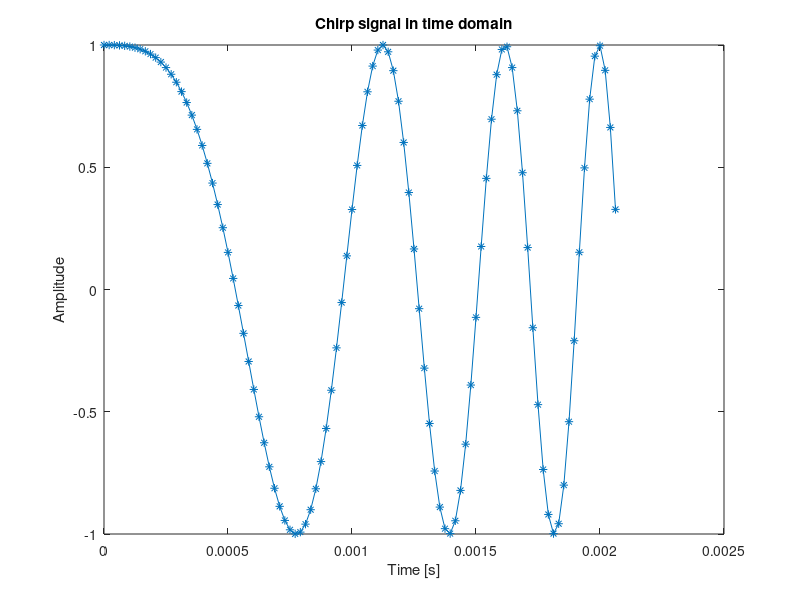

Here is the MATLAB script that generated this plot: (Note: this script raises an error after producing the figure.)
%% Opgave 1:
clf; clear; clc; close all;
set(0,'DefaultFigureWindowStyle','docked')

% Generering af chirp signal:
fs = 48e03;
fstart = 100;
fstop = 3e03;
sweep_length = 100;
t = 0:1/fs:sweep_length/fs-1/fs;
t_last = t(sweep_length);
sweep_sig = chirp(t, fstart, t_last, fstop);

figure();
plot(t, sweep_sig, '*-');
title(['Chirp signal in time domain']);
xlabel('Time [s]');
ylabel('Amplitude');


% Eksempel på skrivning af array til fil, som kan læses ind i CrossCore
powShort = 2^15; % Samme som shift med 15 bits
fid=fopen('sweep_sig_500_s.dat', 'w');
for i=1:length(sweep_sig)-1
    fprintf(fid, '%d,\n', toRealNumber(sweep_sig(i), powShort)); 
end
fprintf(fid, '%d\n', toRealNumber(sweep_sig(i+1), powShort));   % Uden ","-tegn
fclose(fid);


%% Opgave 4 - analysedel
clf; clear; clc; close all;
set(0,'DefaultFigureWindowStyle','docked')

% Init:

fs = 48e03;

signal_0 = importdata("sweep_sig_100_s.dat");
signal_0 = [signal_0; zeros(4800 - length(signal_0), 1)];

signal_50 = importdata("sonar_50_cm.dat");
signal_100 = importdata("sonar_100_cm.dat");
signal_150 = importdata("sonar_150_cm.dat");
signal_200 = importdata("sonar_200_cm.dat");

mean_factor = abs(mean(signal_50))/abs(mean(signal_0));

signal_0_amplified = signal_0.*mean_factor; % Forstærk teoretisk output signal, så det ligner de andre

% Tidsdomæne

receive_length = 4800;
t_axis = 0:1/fs:receive_length/fs-1/fs;

figure();
plot(t_axis, signal_0_amplified, '*-');
hold on;
plot(t_axis, signal_50, '*-');
plot(t_axis, signal_100, '*-');
plot(t_axis, signal_150, '*-');
plot(t_axis, signal_200, '*-');
hold off;

zoom = [0, 0.01];
title(['Chirp signal in time domain zoomed in around ', num2str(zoom(1)), 's - ', num2str(zoom(2)), 's.'] );
xlabel('Time [s]');
ylabel('Amplitude');
xlim(zoom);
legend('output signal (amplified)', '50 cm', '100 cm', '150 cm', '200 cm');


figure();
subplot(5,1,1);
plot(t_axis, signal_0, 'b*-');
zoom = [0, 0.008];
title(['Chirp signal in time domain zoomed in around ', num2str(zoom(1)), 's - ', num2str(zoom(2)), 's.'] );
xlabel('Time [s]');
ylabel('Amplitude');
xlim(zoom);
legend('output signal (amplified)');
subplot(5,1,2);
plot(t_axis, signal_50, 'g*-');
xlabel('Time [s]');
ylabel('Amplitude');
xlim(zoom);
legend('50 cm');
subplot(5,1,3);
plot(t_axis, signal_100, 'y*-');
xlabel('Time [s]');
ylabel('Amplitude');
xlim(zoom);
legend('100 cm');
subplot(5,1,4);
plot(t_axis, signal_150, 'c*-');
xlabel('Time [s]');
ylabel('Amplitude');
xlim(zoom);
legend('150 cm');
subplot(5,1,5);
plot(t_axis, signal_200, 'r*-');
xlabel('Time [s]');
ylabel('Amplitude');
xlim(zoom);
legend('200 cm');


% Frekvensdomæne

Signal_0 = fft(signal_0_amplified);
Signal_50 = fft(signal_50);
Signal_100 = fft(signal_100);
Signal_150 = fft(signal_150);
Signal_200 = fft(signal_200);

f_axis = 0:fs/receive_length:fs-fs/receive_length;
figure();
plot(f_axis, abs(Signal_0), '*-');
hold on;
%plot(f_axis, abs(Signal_50), '*-');
%plot(f_axis, abs(Signal_100), '*-');
%plot(f_axis, abs(Signal_150), '*-');
%plot(f_axis, abs(Signal_200), '*-');
hold off;
title('Chirp signal in frequency domain');
xlabel('Frequency [Hz]');
ylabel('Magnitude');
legend('output signal', '50 cm', '100 cm', '150 cm', '200 cm');

% Krydskorrelation
[crossCorr_50, lag_50] = myXCorr(signal_50', signal_0);
[crossCorr_100, lag_100] = myXCorr(signal_100', signal_0);
[crossCorr_150, lag_150] = myXCorr(signal_150', signal_0);
[crossCorr_200, lag_200] = myXCorr(signal_200', signal_0);
[crossCorr, lag] = xcorr(signal_50, signal_0); % Anvendes til at sammenligne matlabs xcorr med myXCorr

tau_axis = lag_200/fs; % in seconds
[~, tau_diff_samples] = max(crossCorr_200);
tau_diff_seconds = tau_axis(tau_diff_samples);
distInM = (tau_diff_seconds*343);

figure;
stem(lag_50, crossCorr_50);
%plot(tau, crossCorr_50);
hold on;
stem(lag, crossCorr);
legend("myCrossCorr", "xcorr");
hold off;

figure;
stem(lag_100, crossCorr_100);
figure;
stem(lag_150, crossCorr_150);
figure;
stem(lag_200, crossCorr_200);


